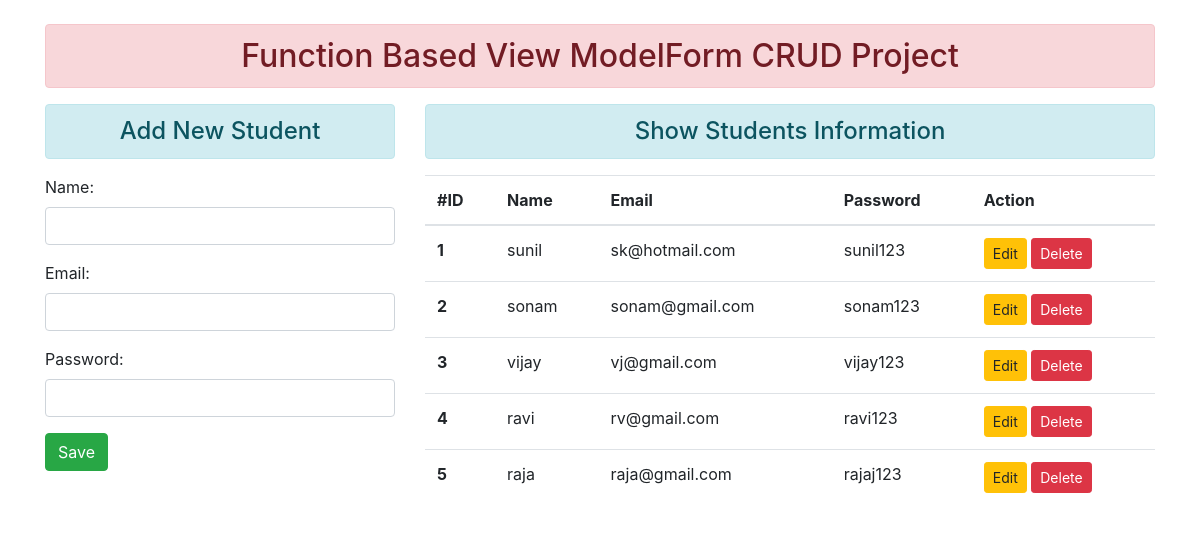
The page / on the database its author committed.
### enroll/models.py (models this page shows)
class User(models.Model):
    name = models.CharField(max_length=70)
    email = models.EmailField(max_length=100)
    password = models.CharField(max_length=100)

### enroll/views.py (the view)
# urls.py: path('', views.add_show, name='addandshow'),
def add_show(request):
    if request.method == 'POST':
        form = StudentRegister(request.POST)
        if form.is_valid():
            name = form.cleaned_data['name']
            email = form.cleaned_data['email']
            password = form.cleaned_data['password']
            student = User(name=name, email=email, password=password)
            messages.success(request, 'Created Successfull!')
            student.save()
            form = StudentRegister()
    else:
        form = StudentRegister()
        students = User.objects.all()
    return render(request, 'enroll/add.html', {'form': form, 'students': students})

### enroll/forms.py
class StudentRegister(forms.ModelForm):
    class Meta:
        model = User
        fields = ['name', 'email', 'password']
        widgets = {
            'name': forms.TextInput(attrs={'class': 'form-control'}),
            'email': forms.TextInput(attrs={'class': 'form-control'}),
            'password': forms.PasswordInput(attrs={'class': 'form-control'}),
        }

### enroll/templates/enroll/add.html (shortened to what this page needs)
{% extends 'enroll/base.html' %}
{% block content %}
    <dic class="row">
        <div class="col-sm-4">
            <h4 class="text-center alert alert-info">Add New Student</h4>
            <form action="" method="post">
                {{form.as_p}}
                <input type="submit" class="btn btn-success" value="Save">
            </form>
        </div>
        <div class="col-sm-8">
            <h4 class="text-center alert alert-info">Show Students Information</h4>
            {% if students %}
                <table class="table table-hover">
                    <thead>
                        <tr>
                            <th scope="col">#ID</th>
                            <th scope="col">Name</th>
                            <th scope="col">Email</th>
                            <th scope="col">Password</th>
                            <th scope="col">Action</th>
                        </tr>
                    </thead>
                    <tbody>
                        {% for student in students %}
                            <tr>
                                <th scope="row">{{student.id}}</th>
                                <td>{{student.name}}</td>
                                <td>{{student.email}}</td>
                                <td>{{student.password}}</td>
                                <td>
                                    <a href="" class="btn btn-warning btn-sm">Edit</a>
                                    <a href="" class="btn btn-danger btn-sm">Delete</a>
                                </td>
                            </tr>
                        {% endfor %}
                    </tbody>
                </table>
            {% else %}
                <h4 class="text-center alert alert-warning">No Records</h4>
            {% endif %}
        </div>
    </dic>
{% endblock content %}

### enroll/templates/enroll/base.html (shortened to what this page needs)
<!DOCTYPE html>
<html lang="en">
    <head>
        <link
        rel="stylesheet" href="https://stackpath.bootstrapcdn.com/bootstrap/4.5.2/css/bootstrap.min.css">
    </head>
    <body>
        <div class="container mt-4">
            <h2 class="text-center alert alert-danger">Function Based View ModelForm CRUD Project</h2>
            {% block content %}{% endblock content %}
        </div>
    </body>
</html>

### rows shown on the page
User: id "1", name "sunil", email "sk@hotmail.com", password "sunil123"
User: id "2", name "sonam", email "sonam@gmail.com", password "sonam123"
User: id "3", name "vijay", email "vj@gmail.com", password "vijay123"
User: id "4", name "ravi", email "rv@gmail.com", password "ravi123"
User: id "5", name "raja", email "raja@gmail.com", password "rajaj123"
